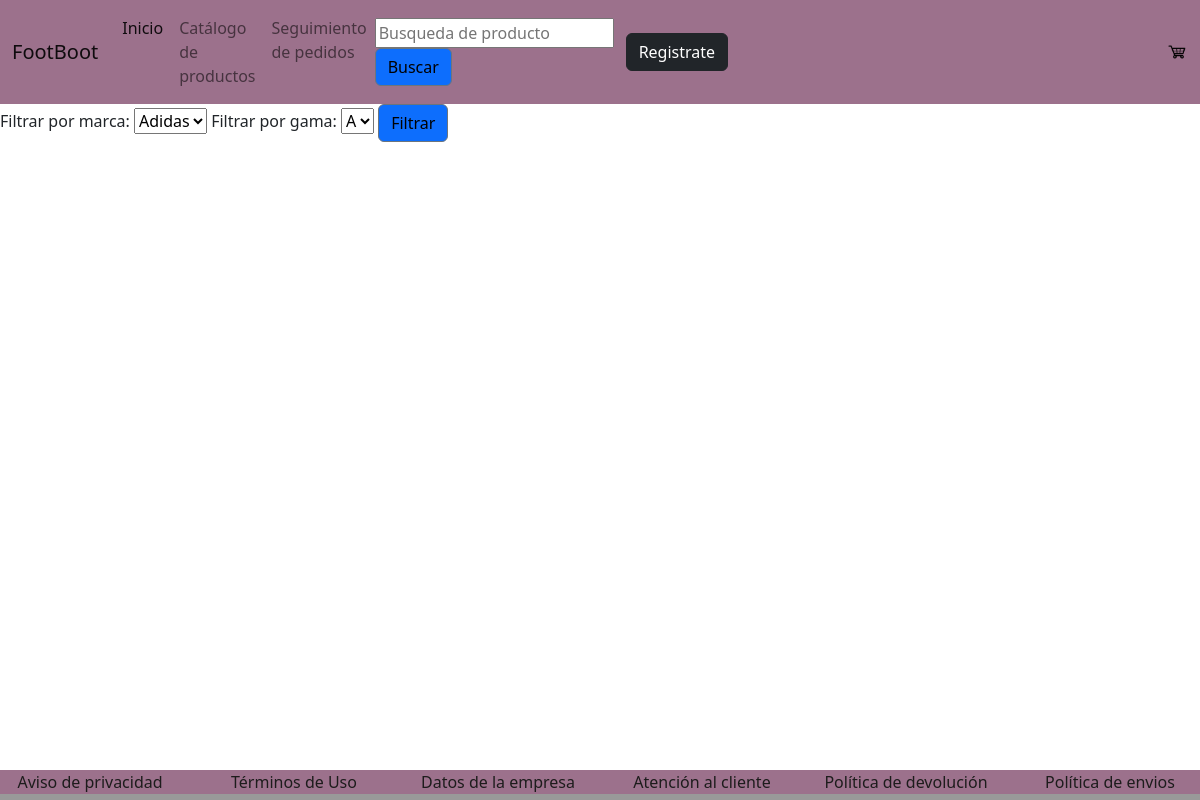
/app/filtroMarca/, run on an earlier commit of the app's database.
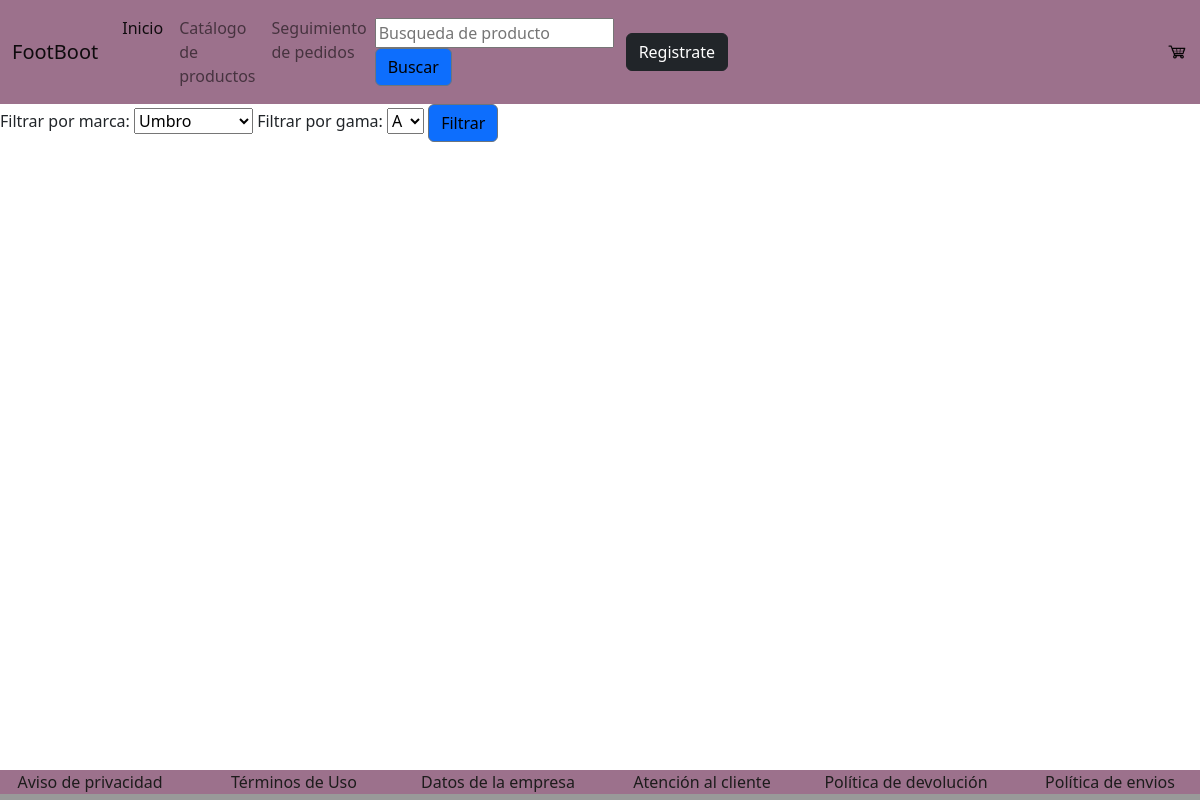
And on a later commit of the database.
### app/models.py (models this page shows)
class Botas(models.Model):
    nombre = models.CharField(max_length=50)
    TIPOS_SUELA=(("Cesped Natural","Cesped Natural"),
    ("Cesped Artificial","Cesped Artificial"),
    ("Indoor","Indoor"))
    suela = models.CharField(max_length=30, choices=TIPOS_SUELA, default="Cesped Natural")
    descripcion = models.TextField(max_length=200)
    GAMAS =(("A","Alta"),
    ("M","Media"),
    ("B","Baja"))
    gama =models.CharField(max_length=2,choices=GAMAS,default="M")
    marca = models.CharField(max_length=50)
    precio = models.DecimalField(max_digits=5,decimal_places=2)
    TALLAS=(("T38","38"),
    ("T39","39"),
    ("T40","40"),
    ("T41","41"),
    ("T42","42"),
    ("T43","43"),
    ("T44","44"),
    ("T45","45"),
    ("T46","46"))
    talla = models.CharField(max_length=3,choices=TALLAS,default="T42")
    imagen = models.ImageField(upload_to='', null=True, blank=True)
    agotado = models.BooleanField(default=False)

### app/views.py (the view)
# urls.py: path('filtroMarca/',v.filtro_marca,name="filtro_marca")
def filtro_marca(request):
    botas= Botas.objects.filter(marca=request.POST.get('filtro'),gama=request.POST.get('filtroGama'))
    botasTotal = Botas.objects.all()
    marcas = set()
    gamas =set()
    for b in botasTotal:
        marcas.add(b.marca)
        gamas.add(b.gama)
    return render(request, 'catalogo.html', {'marcas':marcas,'gamas':gamas,'botas':botas})

### app/templates/catalogo.html (shortened to what this page needs)
{% extends 'base.html' %} {% csrf_token %} {% block encabezado %} {% endblock %}
{% block contenido %}
<form action="{% url 'filtro_marca' %}" method="POST">
  Filtrar por marca:
  <select name="filtro" placeholder="Filtrar por marca">
    {% for m in marcas%}
    <option>{{ m }}</option>
    {% endfor %}
  </select>
  Filtrar por gama:
  <select  name="filtroGama" placeholder="Filtrar por marca">
    {% for g in gamas%}
    <option >{{ g }}</option>
    {% endfor %}
  </select>
    <button style="color: black;" class="btn btn-outline-secondary btn-primary" type="submit">Filtrar</button>
  </form>
 {% endblock %}

What changed in the data, as far as the page shows it:
changed Botas: filtro "Adidas" → "Umbro"
